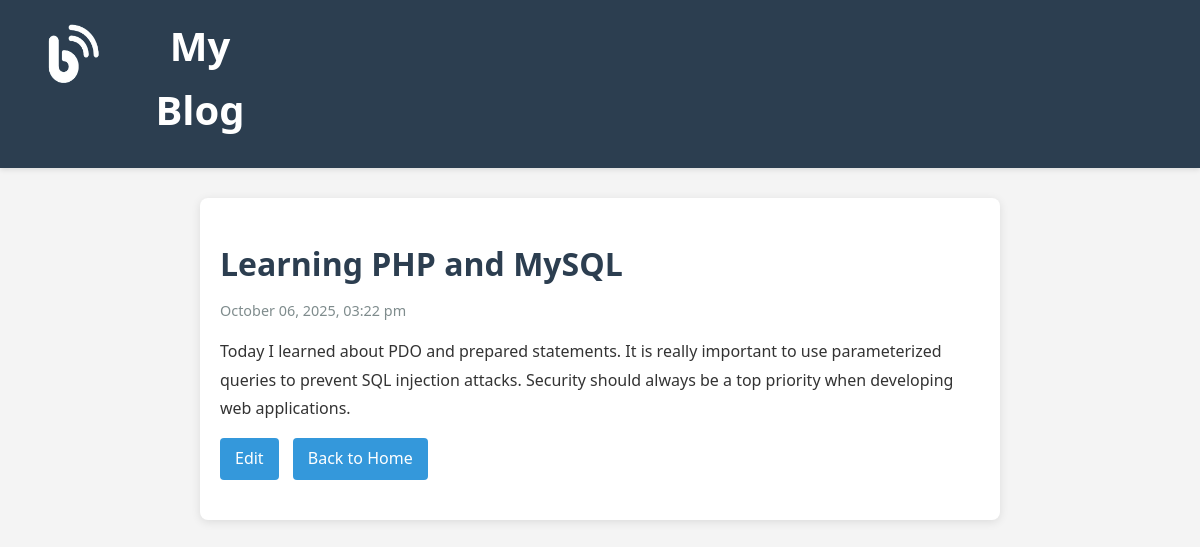
/post.php?id=2, run on the app's committed database.
### tables this page shows
CREATE TABLE `posts` (
  `id` int(11) NOT NULL,
  `title` varchar(255) NOT NULL,
  `content` text NOT NULL,
  `timestamp` timestamp NOT NULL DEFAULT current_timestamp() ON UPDATE current_timestamp()
);

### post.php (the view, shortened to what this page needs)
<?php
require('connect.php');
$errors = [];
$title = '';
$content = '';
$post = null;
if (isset($_GET['id'])) {
    if (filter_var($_GET['id'], FILTER_VALIDATE_INT)) {
        $id = (int)$_GET['id'];
        $query = "SELECT id, title, content, timestamp FROM posts WHERE id = :id";
        $statement = $db->prepare($query);
        $statement->bindParam(':id', $id, PDO::PARAM_INT);
        $statement->execute();
        $post = $statement->fetch(PDO::FETCH_ASSOC);
    } else {
        $errors[] = "Invalid post ID.";
    }
}
$isNewPost = !isset($_GET['id']);
?>
<!DOCTYPE html>
<html lang="en">
<head>
    <link rel="stylesheet" href="main.css">
</head>
<body>
    <header class="<?= $isNewPost ? 'nav-head_edit' : 'nav-head' ?>">
        <a href="index.php"><img src="blog_logo.png" alt="logo"></a>
        <h1><a href="index.php">My Blog</a></h1>
    </header>
    <main>
        <?php if ($isNewPost): ?>
            <h2>Create New Post</h2>
            <form action="post.php" method="post" class="post-form">
                <div class="form-group">
                    <label for="title">Title:</label>
                    <input type="text" id="title" name="title" value="<?= htmlspecialchars($title) ?>" required>
                </div>
                <div class="form-group">
                    <label for="content">Content:</label>
                    <textarea id="content" name="content" rows="10" required><?= htmlspecialchars($content) ?></textarea>
                </div>
                <div class="form-actions">
                    <button type="submit">Create Post</button>
                    <a href="index.php" class="cancel-link">Cancel</a>
                </div>
            </form>
        <?php elseif ($post): ?>
            <article class="post-full">
                <h2><?= htmlspecialchars($post['title']) ?></h2>
                <p class="post-date">
                    <?= date('F d, Y, h:i a', strtotime($post['timestamp'])) ?>
                </p>
                <div class="post-content">
                    <?= nl2br(htmlspecialchars($post['content'])) ?>
                </div>
                <div class="post-actions">
                    <a href="edit.php?id=<?= $post['id'] ?>" class="edit-link">Edit</a>
                    <a href="index.php">Back to Home</a>
                </div>
            </article>
        <?php endif; ?>
    </main>
</body>
</html>

### main.css (style rules this page uses)
* { margin: 0; padding: 0; box-sizing: border-box; }
body { font-family: 'Segoe UI', Tahoma, Geneva, Verdana, sans-serif; line-height: 1.6; color: #333; background-color: #f4f4f4; }
.nav-head, .nav-head_edit { background-color: #2c3e50; color: white; padding: 20px; display: flex; text-align: center; box-shadow: 0 2px 5px rgba(0,0,0,0.1); }
.nav-head { margin-top: -6.4px; }
.nav-head h1, .nav-head_edit h1 { margin: 0; font-size: 2.5em; width: 160px; display: flex; align-items: center; margin-bottom: 6px; }
.nav-head h1 a, .nav-head_edit h1 a { color: white; text-decoration: none; }
.nav-head img, .nav-head_edit img { height: 84px; width: 100px; }
main { max-width: 800px; margin: 30px auto; padding: 20px; background-color: white; border-radius: 8px; box-shadow: 0 2px 10px rgba(0,0,0,0.1); }
.post-date { color: #7f8c8d; font-size: 0.9em; margin-bottom: 15px; }
.post-content { margin: 15px 0; line-height: 1.8; }
.post-full { padding: 20px 0; }
.post-full h2 { color: #2c3e50; margin-bottom: 10px; font-size: 2em; }
.post-actions { margin-top: 15px; }
.post-actions a, .new-post-link, .read-more, .edit-link, .cancel-link { display: inline-block; padding: 8px 15px; margin-right: 10px; background-color: #3498db; color: white; text-decoration: none; border-radius: 4px; transition: background-color 0.3s; }

### data on the page
posts: title "Learning PHP and MySQL", timestamp "October 06, 2025, 03:22 pm", content "Today I learned about PDO and prepared statements. It is really important to use parameterized queries to prevent SQL injection attacks. Security should always be a top priority when developing web applications."
